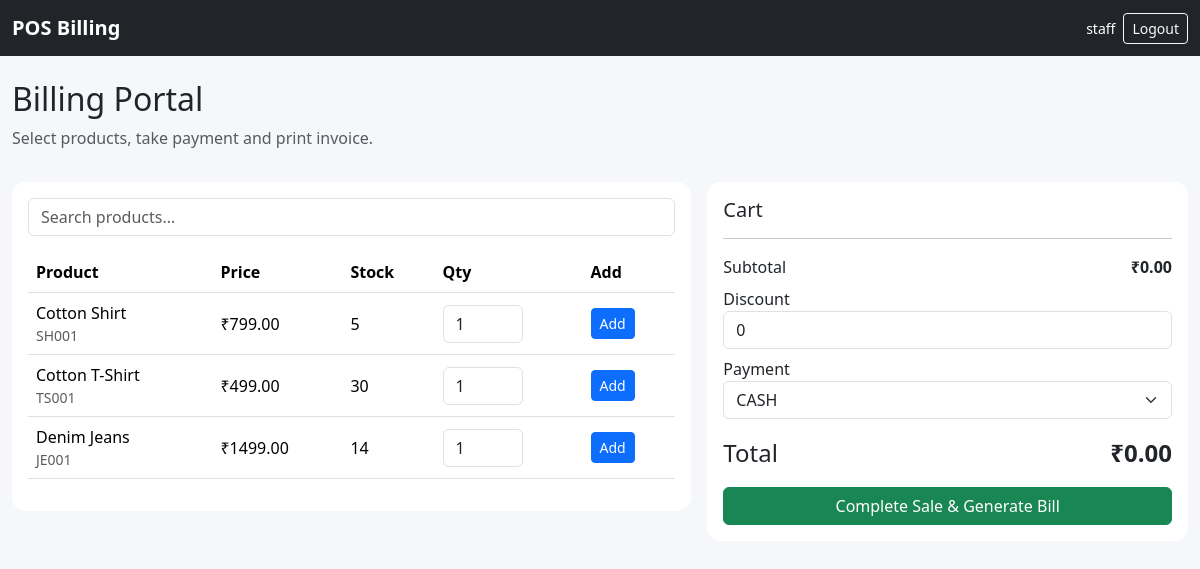
Page /billing/ (signed in) on the committed database.
### pos/models.py (models this page shows, shortened)
class Product(models.Model):
    name = models.CharField(max_length=200)
    sku = models.CharField(max_length=50, unique=True)
    category = models.CharField(max_length=100, blank=True)
    size = models.CharField(max_length=50, blank=True)
    color = models.CharField(max_length=50, blank=True)
    price = models.DecimalField(max_digits=12, decimal_places=2)
    stock = models.PositiveIntegerField(default=0)
    supplier = models.ForeignKey(Supplier, null=True, blank=True, on_delete=models.SET_NULL)
    active = models.BooleanField(default=True)
    created_at = models.DateTimeField(auto_now_add=True)

### pos/views.py (the view)
# urls.py: path("billing/", views.billing, name="billing"),
@staff_or_admin
def billing(request):
    products = Product.objects.filter(active=True, stock__gt=0).order_by("name")
    return render(request, "billing.html", {"products": products})

### pos/views.py (called while the page is built)
def staff_or_admin(view):
    @wraps(view)
    @login_required
    def wrapper(request, *args, **kwargs):
        return view(request, *args, **kwargs)
    return wrapper

### templates/billing.html (shortened to what this page needs)
{% extends 'base.html' %}
{% block content %}
<div class="container-fluid py-4">
<div class="d-flex justify-content-between align-items-center mb-3"><div><h2>Billing Portal</h2><p class="text-muted">Select products, take payment and print invoice.</p></div></div>
<form method="post" action="{% url 'checkout' %}" id="billForm">{% csrf_token %}
<div class="row g-3">
<div class="col-lg-7">
<div class="card"><div class="card-body">
<input id="productSearch" class="form-control mb-3" placeholder="Search products...">
<div class="table-responsive"><table class="table align-middle" id="productTable">
<tr><th>Product</th><th>Price</th><th>Stock</th><th>Qty</th><th>Add</th></tr>
{% for p in products %}
<tr class="product-row" data-name="{{ p.name|lower }} {{ p.sku|lower }}"><td>{{ p.name }}<small class="d-block text-muted">{{ p.sku }}</small></td><td>₹{{ p.price }}</td><td>{{ p.stock }}</td><td><input class="form-control qty" type="number" min="1" max="{{ p.stock }}" value="1" style="width:80px" data-id="{{ p.id }}"></td><td><button type="button" class="btn btn-sm btn-primary add-btn" data-id="{{ p.id }}" data-name="{{ p.name }}" data-price="{{ p.price }}">Add</button></td></tr>
{% empty %}<tr><td colspan="5">No products in stock. Add products first.</td></tr>{% endfor %}
</table></div>
</div></div></div>
<div class="col-lg-5"><div class="card sticky-lg-top" style="top:80px"><div class="card-body"><h5>Cart</h5><div id="cart"></div><hr><div class="d-flex justify-content-between"><span>Subtotal</span><b id="subtotal">₹0.00</b></div>
<div class="mt-2"><label>Discount</label><input id="discount" name="discount" type="number" min="0" step="0.01" value="0" class="form-control"></div>
<div class="mt-2"><label>Payment</label><select name="payment_method" class="form-select"><option>CASH</option><option>UPI</option><option>CARD</option></select></div>
<div class="d-flex justify-content-between fs-4 mt-3"><span>Total</span><b id="total">₹0.00</b></div>
<button class="btn btn-success w-100 mt-3" type="submit">Complete Sale & Generate Bill</button></div></div></div>
</div></form></div>
{% endblock %}

### templates/base.html (shortened to what this page needs)
{% load static %}
<!doctype html>
<html lang="en">
<head>
<link href="https://cdn.jsdelivr.net/npm/bootstrap@5.3.3/dist/css/bootstrap.min.css" rel="stylesheet">
<link rel="stylesheet" href="{% static 'css/app.css' %}">
</head>
<body>
<nav class="navbar navbar-dark bg-dark sticky-top">
  <div class="container-fluid">
    <a class="navbar-brand fw-bold" href="{% if request.user.is_authenticated %}{% url 'dashboard' %}{% else %}/{% endif %}">POS Billing</a>
    {% if request.user.is_authenticated %}
    <div class="d-flex align-items-center gap-2">
      <span class="text-white small">{{ request.user.username }}</span>
      <a class="btn btn-outline-light btn-sm" href="{% url 'logout' %}">Logout</a>
    </div>
    {% endif %}
  </div>
</nav>
{% block content %}{% endblock %}
</body>
</html>

### static/css/app.css (style rules this page uses)
body { background:#f5f7fb; }
.card { border:0; border-radius:14px; }

### rows in the picture
Product: name "Cotton Shirt", sku "SH001", price "799.00", stock "5", id "1"
Product: name "Cotton T-Shirt", sku "TS001", price "499.00", stock "30"
Product: name "Denim Jeans", sku "JE001", price "1499.00", stock "14"

### other values in the picture
{{ request.user.username }} "staff"
